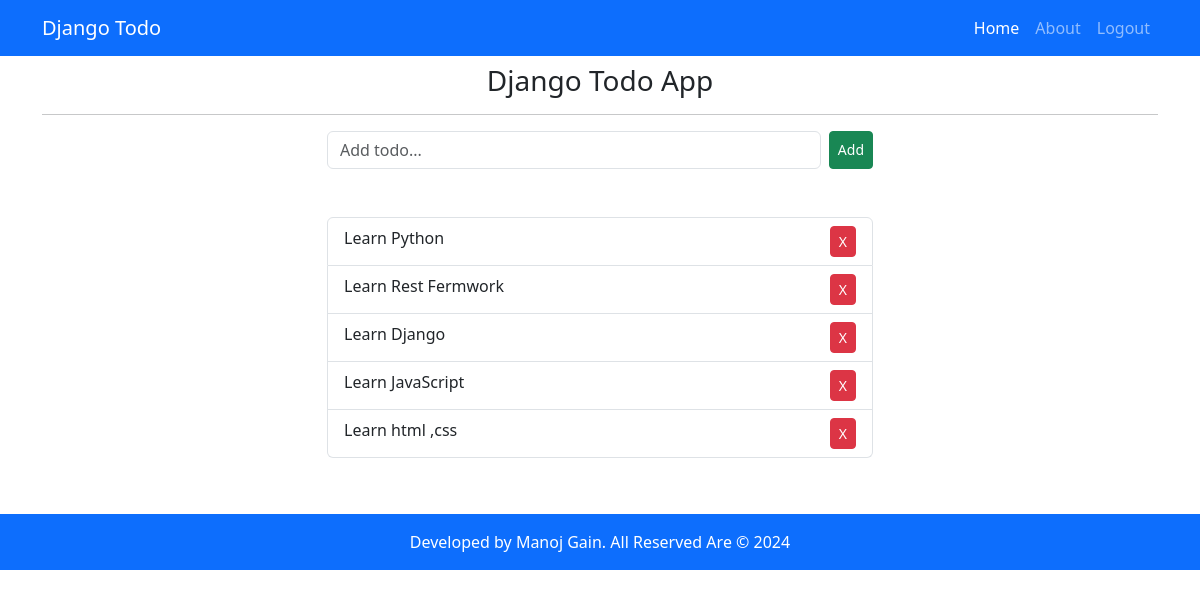
The app's page / (signed in) with its own data.
### todoapp/models.py (models this page shows, shortened)
class Todo(models.Model):
    user=models.ForeignKey(User, related_name='user', on_delete=models.CASCADE)
    text =models.CharField(max_length=200)
    created_at=models.DateTimeField(auto_now_add=True)
    updated_at=models.DateTimeField(auto_now_add=True)
    class Meta:
        ordering= ('-created_at',)

### todoapp/views.py (the view)
# urls.py: path('', index, name="index"),
@login_required
def index(request):
    if request.method == 'POST':
        text = request.POST.get("text").strip()
        if text:
            Todo.objects.create(text=text, user=request.user)
        return redirect('/')
    todos = Todo.objects.filter(user=request.user)
    context = {
        'todos': todos
    }
    return render(request, 'index.html', context)

### templates/index.html (shortened to what this page needs)
{% extends 'base.html' %}
{% block content %}
<h3 class="text-center">Django Todo App</h3>
<hr>
<div class="row">
  <div class="col-md-6 col-sm-12 mx-auto">
    <form action="{% url 'index' %}" method="post">
      <div class="d-flex">
        <input type="text" name="text" id="text" class="form-control" placeholder="Add todo..."  required>
        <button type="submit" class="ms-2 btn btn-success btn-sm">Add</button>
      </div>
    </form>
    <div class="my-5">
      <ul class="list-group">
        {% for todo in todos %}
        <li class="list-group-item">
          <div class="d-flex justify-content-between">
            <span>{{ todo.text }}</span>
            <a class="btn btn-danger btn-sm" href="{% url 'deleteTodo' todo.id %}">X</a>
          </div>
        </li>
        {% endfor %}
      </ul>
    </div>
  </div>
</div>
{% endblock %}

### records on screen
Todo: text "Learn Python"
Todo: text "Learn Rest Fermwork"
Todo: text "Learn Django"
Todo: text "Learn JavaScript"
Todo: text "Learn html ,css"
